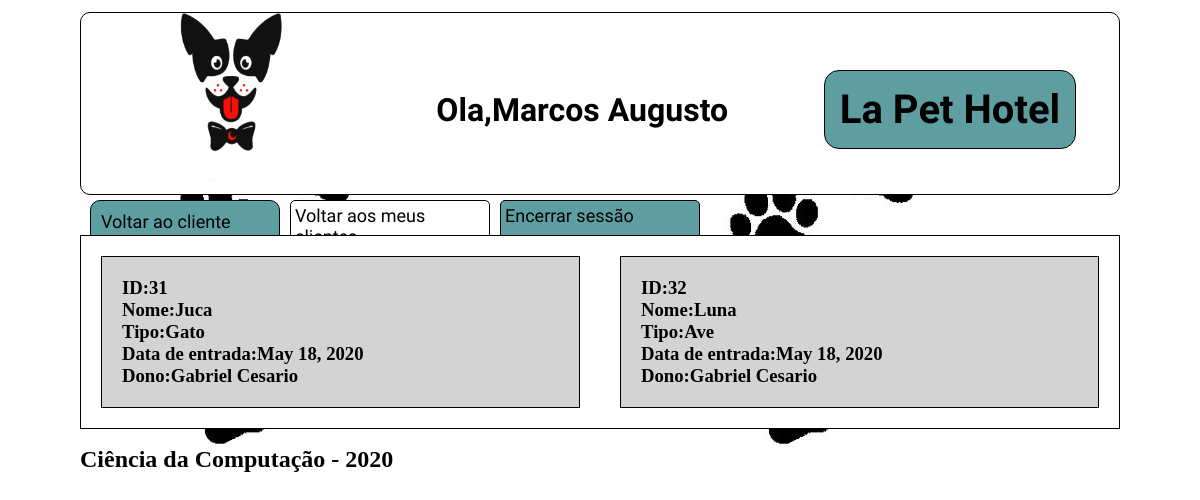
Before: /meu-cliente/10/pets/ (signed in) with the older database file.
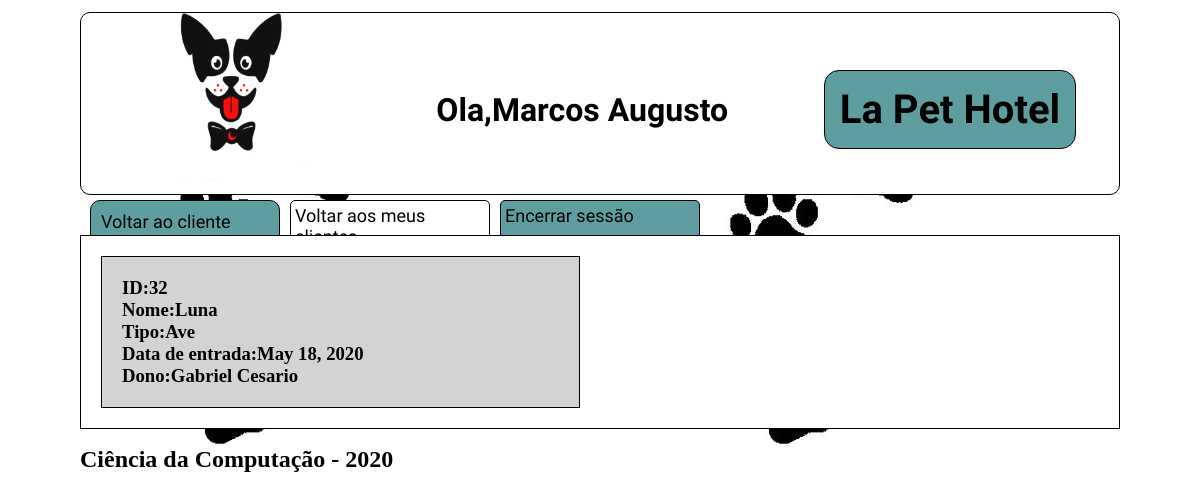
After: the same page with the newer database file.
### cliente/models.py (models this page shows, shortened)
class Pessoa(models.Model):
    _CPF = models.CharField(max_length=16, blank=False,null=False, default=0)
    _nome = models.CharField("Nome",max_length=100,blank=False,null=False)
    _email = models.EmailField("E-Mail",max_length=200,blank=True, null=False, unique=True)
    _tel = models.CharField("Telefone",max_length=20,blank=True,null=True)
    user = models.OneToOneField(User, verbose_name="Usuario",on_delete=models.CASCADE, null=True)
    class Meta:
        abstract = True
    @property
    def nome(self):
        return self._nome
    @property
    def CPF(self):
        return self._CPF
    @property
    def email(self):
        return self._email
    @property
    def tel(self):
        return self._tel

class Monitor(Pessoa):
    administrador = models.ForeignKey(Administrador, verbose_name="Administradores",on_delete=models.CASCADE, null=True,blank=True)
    _CTPS = models.CharField(max_length=25,blank=True,null=True)
    class Meta:
        verbose_name = 'monitor'
        verbose_name_plural = 'monitores'
    @property
    def CTPS(self):
        return self._CTPS

class Pet(models.Model):
    _nome_pet = models.CharField("Nome do pet",max_length=30,blank=False,null=False)
    _tipo = models.CharField("Tipo",max_length=50,blank=False,null=False,default="Cachorro")
    _porte = models.PositiveIntegerField("porte do mascote",choices=PORTE_MASCOTE,default=PEQUENO)
    _especie = models.CharField("Espécie:",max_length=50,blank=False,null=True)
    _racao = models.CharField("Ração",max_length=30,blank=False, null=False)
    data_entrada = models.DateField(verbose_name="Data de entrada",auto_now_add=True)
    dono = models.ForeignKey(Cliente, verbose_name="Dono",on_delete=models.CASCADE,blank=False)
    class Meta:
        verbose_name = 'mascote'
        verbose_name_plural = 'mascotes'
    @property
    def nome_pet(self):
        if self._nome_pet:
            return self._nome_pet
        return str(self.id)
    @property
    def tipo(self):
        return self._tipo
    @property
    def porte(self):
        for code,label in PORTE_MASCOTE:
            if self._porte == code:
                break
        return label
    @porte.setter
    def porte(self,valor):
        if valor == 'Pequeno':
            self._porte = PEQUENO
        elif valor == 'Medio':
            self._porte = MEDIO
        elif valor == 'Grande':
            self._porte = GRANDE
        else:
            raise ValueError('Porte inválido, selecione entre pequeno(P ou p),médio(m ou M) ou grande(g ou G)')
    @property
    def especie(self):
        return self._especie
    @property
    def racao(self):
        return self._racao

### cliente/views.py (the view)
# urls.py: path('meu-cliente/<id>/pets/', views.tudo_pet),
@login_required(login_url='/login/')
def tudo_pet(request,id):#Mostra uma lista de pets do cliente selecionado
    monitor = Monitor.objects.get(user = request.user)
    cliente = Cliente.objects.get(monitor_escolhido = monitor, id=id)
    pet = Pet.objects.filter(dono = cliente)
    return render(request, 'cliente-pets.html',{'cliente':cliente,'pet':pet,'monitor':monitor})

### cliente/models.py (called while the page is built)
    def __str__(self):
        return self._nome

### cliente/templates/cliente-pets.html
{%load static%}<!DOCTYPE html><html lang="en"><head><meta charset="UTF-8"><meta name="viewport" content="width=device-width,initial-scale=1"><link rel="stylesheet" type="text/css" href="{% static 'assets/css/cliente-pets.css' %}"><title>Ola,{{monitor.nome}}</title></head><body><div class="header"><img class="logo" src="{% static 'assets/imgs/logo.png' %}" alt="My image"><h1 class="user">Ola,{{monitor.nome}}</h1><h1 class="title">La Pet Hotel</h1></div><div class="nav"><ul class="nav-1"><li class="cadastro"><a href="/meu-cliente/{{cliente.id}}">Voltar ao cliente</a></li><li class="minha-pagina"><a href="/monitor/">Voltar aos meus clientes</a></li><li class="logout"><a href="/logout/">Encerrar sessão</a></li></ul></div><div class="conteudo">{%if pet%} {%for x in pet %}<div class="pet"><h3>ID:{{x.id}}</h3><h3>Nome:{{x.nome_pet}}</h3><h3>Tipo:{{x.tipo}}</h3><h3>Data de entrada:{{x.data_entrada}}</h3><h3>Dono:{{x.dono}}</h3></div>{%endfor%} {%else%}<h3>Este cliente não possui pets cadastrados</h3>{%endif%}</div><div class="footer"><footer><h2>Ciência da Computação - 2020</h2></footer></div></body></html>

### static/assets/css/cliente-pets.css (style rules this page uses)
* { padding:0;margin:0 }
h1 { font-family:'Indie Flower',cursive;margin-left:10px;margin-top:12px }
body { display:grid;background-image:url("/static/assets/imgs/ossos.jpg");min-width:100vh;grid-template-columns:1fr;grid-template-rows:200px 30px 1fr 100px;grid-template-areas:'cabecalho' 'navegacao' 'conteudo' 'rodape' }
.header { display:flex;margin:12px 80px 5px 80px;grid-area:cabecalho;background-color:white;align-items:center;border:solid 1px black;border-radius:10px;justify-content:space-around }
.logo { height:100% }
.title { font-size:40px;font-family:'Indie Flower',cursive;border:solid 1px black;background-color:cadetblue;padding:15px;border-radius:15px }
.nav { grid-area:navegacao;margin:0 500px 5px 80px }
.nav-1 { display:grid;list-style:none;grid-template-columns:1fr 1fr 1fr;grid-gap:10px;grid-template-areas:'botao-1 botao-3 botao-2' }
.cadastro { border:solid 1px black;padding:10px;border-radius:10px;margin-bottom:5px;margin-left:10px;background-color:cadetblue }
.nav-1 .logout { grid-area:botao-2;padding:4px;border:solid 1px black;background-color:cadetblue;border-radius:5px }
.nav-1 .minha-pagina { grid-area:botao-3;padding:4px;border:solid 1px black;background-color:white;border-radius:5px }
a { font-family:'Indie Flower',cursive;text-decoration:none;font-size:18px;color:black }
.conteudo { grid-area:conteudo;margin:5px 80px 5px 80px;background-color:white;display:grid;grid-template-columns:repeat(2,1fr);border:solid 1px black }
.pet { margin:20px;border:solid 1px black;padding:20px;background-color:lightgray }
.footer { grid-area:rodape;margin:12px 80px 5px 80px }

Changed rows visible on the page:
removed Pet: id "31", nome_pet "Juca", tipo "Gato", data_entrada "May 18, 2020", dono "Gabriel Cesario"
